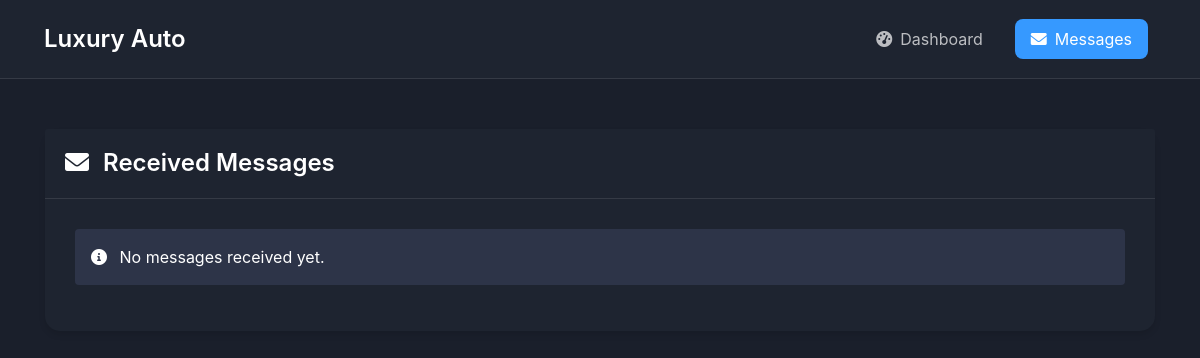
/staff/messages/ (signed in), run on an earlier commit of the app's database.
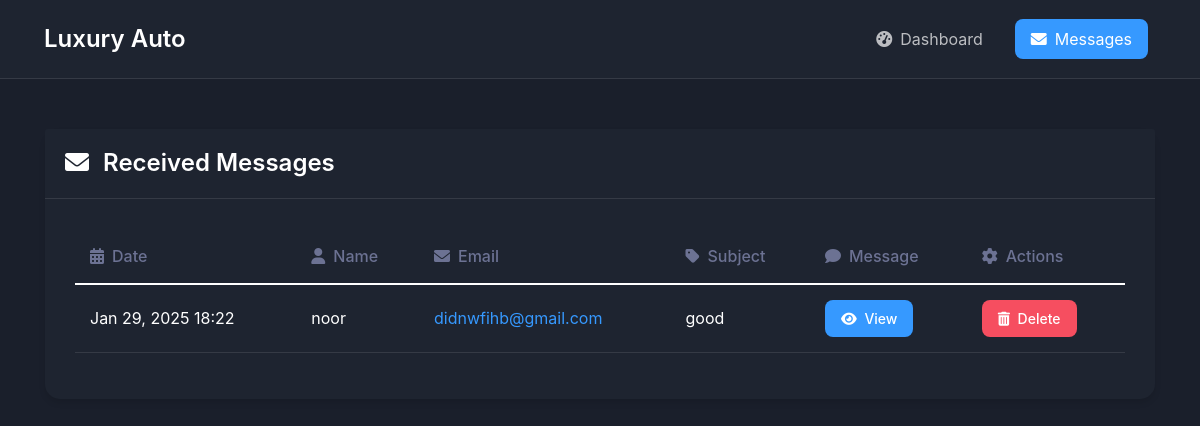
And on a later commit of the database.
### myproject/models.py (models this page shows, shortened)
class ContactMessage(models.Model):
    name = models.CharField(max_length=100)
    email = models.EmailField()
    subject = models.CharField(max_length=200)
    message = models.TextField()
    created_at = models.DateTimeField(auto_now_add=True)

### myproject/views.py (the view)
# urls.py: path('staff/messages/', views.received_messages, name='received_messages'),
@login_required
def received_messages(request):
    messages = ContactMessage.objects.all().order_by('-created_at')
    return render(request, 'received_messages.html', {'messages': messages})

### myproject/templates/received_messages.html (shortened to what the changed rows need)
<!DOCTYPE html>
<html lang="en">
<head>
    <link href="https://cdn.jsdelivr.net/npm/bootstrap@5.1.3/dist/css/bootstrap.min.css" rel="stylesheet">
    <link rel="stylesheet" href="https://cdnjs.cloudflare.com/ajax/libs/font-awesome/6.0.0/css/all.min.css">
</head>
<body>
    <div class="container">
        <div class="row">
            <div class="col-md-12">
                <div class="card">
                    <div class="card-body">
                        {% if messages %}
                            <div class="table-responsive">
                                <table class="table">
                                    <thead>
                                        <tr>
                                            <th><i class="fas fa-calendar-alt me-2"></i>Date</th>
                                            <th><i class="fas fa-user me-2"></i>Name</th>
                                            <th><i class="fas fa-envelope me-2"></i>Email</th>
                                            <th><i class="fas fa-tag me-2"></i>Subject</th>
                                            <th><i class="fas fa-comment me-2"></i>Message</th>
                                            <th><i class="fas fa-cog me-2"></i>Actions</th>
                                        </tr>
                                    </thead>
                                    <tbody>
                                        {% for message in messages %}
                                        <tr>
                                            <td>{{ message.created_at|date:"M d, Y H:i" }}</td>
                                            <td>{{ message.name }}</td>
                                            <td>
                                                <a href="mailto:{{ message.email }}" class="email-link">
                                                    {{ message.email }}
                                                </a>
                                            </td>
                                            <td>{{ message.subject }}</td>
                                            <td>
                                                <button type="button" class="btn btn-info btn-sm" data-bs-toggle="modal" data-bs-target="#messageModal{{ message.id }}">
                                                    <i class="fas fa-eye me-1"></i> View
                                                </button>
                                            </td>
                                            <td>
                                                <form method="POST" action="{% url 'delete_message' message.id %}" style="display: inline;">
                                                    <button type="submit" class="btn btn-danger btn-sm" onclick="return confirm('Are you sure you want to delete this message?')">
                                                        <i class="fas fa-trash-alt me-1"></i> Delete
                                                    </button>
                                                </form>
                                            </td>
                                        </tr>
                                        {% endfor %}
                                    </tbody>
                                </table>
                            </div>
                        {% else %}
                            <div class="alert alert-info">
                                <i class="fas fa-info-circle me-2"></i>
                                No messages received yet.
                            </div>
                        {% endif %}
                    </div>
                </div>
            </div>
        </div>
    </div>
</body>
</html>

What changed in the data, as far as the page shows it:
added ContactMessage: created_at "Jan 29, 2025 18:22", name "noor", email "didnwfihb@gmail.com", subject "good"
Also different on the page:
text no longer shown: "No messages received yet."
text now shown: "Date Name Email Subject Message Actions"
